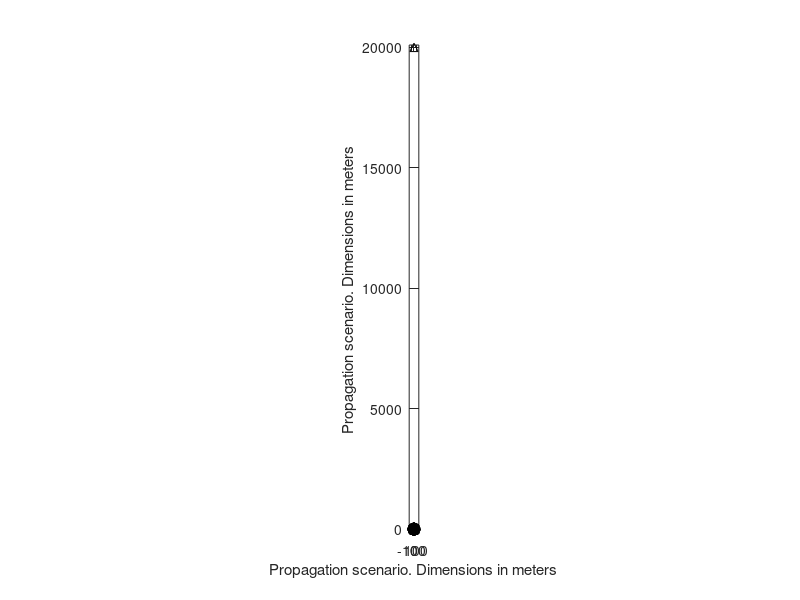

The MATLAB script that drew this image: (Note: this script raises an error after producing the figure.)
%
% p5oject562     % Epsiolon 15 degree
%
%=============================== RESET ==================================
clear
close all
clc
% basic inputs ==========================================================

fc=2000;                  % MHz  Carrier frequency
F=16;                     % sampling rate: fraction of wave length
V=10;                     %  m/s MS1 speed 
NFFT=128;                 % Number of points in FFT
Nsamples=1000             % Number of samples 
NSC = 100                 % number of point scatterers
avPower=-20;              % sigma^2  Average power 

lambdac=300/fc;    % m wavelength

% ================== BS diversity parameters ===========================

epsilon =15;        % (degree) angle between baseline between antennas and link direction
P = 1;               % separation between BS antennas in number of wavelengths 
Delta = P*lambdac;   % m actual separation between antennas
Nsims=50;            % number of simulations

% ======================== geometry inputs ===========================

dBS=20000;              % distance BS origin (m) beginning mobile route
BSx=dBS*cosd(90)  % location of transmitter (BS) x-coordinate
BSy=dBS*sind(90)  % location of transmitter (BS) y-coordinate

% Create a ring of point scatterers =========================================

D=100;                        % radius from origin
alpha=rand(NSC,1)*360;        % random draw of angles of arrival

SCx=D.*cosd(alpha);
SCy=D.*sind(alpha);

figure,plot(SCx,SCy,'k*', BSx,BSy,'k^'), hold on

% indirect parameters ===================================================

Dx=lambdac/F;      % m sampling spacing 
ts=Dx/V;          % s time sampling interval
fs=1/ts;           % Hz sampling frequency
kc=2*pi/lambdac;   % propagation constant

a=sqrt(10.^(avPower/10)/NSC)  % magnitude of echoes
sigma=sqrt(0.5*10.^(avPower/10))     % Rayleigh parameter

fm=V/lambdac;                % max Doppler shift

timeaxis=ts.*[0:Nsamples-1];

MS0=-V*timeaxis(end)/2;        % initial location of receiver (MS) x-coordinate

MSx=MS0+V.*timeaxis;  % MS route along x-axis
MSy=zeros(Nsamples);  % MS route along x-axis (y=0)
plot(MSx,MSy,'k')

MINx=min(min(BSx, SCx))-100;
MAXx=max(max(BSx, SCx))+100;
MINy=min(min(min(BSy, SCy)))-100;
MAXy=max(max(max(BSy, SCy)))+100;
axis([MINx MAXx MINy MAXy])
axis equal
xlabel('Propagation scenario. Dimensions in meters')
ylabel('Propagation scenario. Dimensions in meters')

m1=[];
m2=[];
divr=[];

for ii=0:Nsims

    % ============ create antenna separations =================
    
    BSx1=BSx+(ii*Delta/2)*sind(epsilon);
    BSx2=BSx-(ii*Delta/2)*sind(epsilon);
    
    BSy1=BSy+(ii*Delta/2)*cosd(epsilon);
    BSy2=BSy-(ii*Delta/2)*cosd(epsilon);
    
    % calculate distance matrix =============================================
    distBSSC1=sqrt((BSx1-SCx).^2+(BSy1-SCy).^2);
    distBSSC2=sqrt((BSx2-SCx).^2+(BSy2-SCy).^2);

    distBSSCext1=repmat(distBSSC1,1,Nsamples);
    distBSSCext2=repmat(distBSSC2,1,Nsamples);

    distSCMS=zeros(NSC,Nsamples);
    for ii=1:Nsamples
        distSCMS(:,ii)=sqrt((SCx-MSx(ii)).^2+SCy.^2);
    end

    distBSSCMS1=distBSSCext1+distSCMS;
    distBSSCMS2=distBSSCext2+distSCMS;

    % calculate complex envelope ===========================================
    ray1=a*exp(-j*kc*distBSSCMS1);
    ray2=a*exp(-j*kc*distBSSCMS2);

    r1=sum(ray1); m1aux=abs(r1);
    r2=sum(ray2); m2aux=abs(r2);
    
    divraux=max(m1aux,m2aux);

    m1=[m1 m1aux'];
    m2=[m2 m2aux'];
    divr=[divr divraux'];
    
    % =====================================================================

end  % of for loop


% ======= calculating diversity gain using CDF ====================


CDFxx1=[];CDFxx2=[];CDFxx3=[];
CDFyy1=[];CDFyy2=[];CDFyy3=[];

for ii=0:Nsims
    [CDFx1,CDFy1]=fCDF(20*log10(m1(:,ii+1)));
    [CDFx2,CDFy2]=fCDF(20*log10(m2(:,ii+1)));
    [CDFx3,CDFy3]=fCDF(20*log10(divr(:,ii+1)));

    CDFxx1=[CDFxx1 CDFx1']; CDFxx2=[CDFxx2 CDFx2']; CDFxx3=[CDFxx3 CDFx3'];
    CDFyy1=[CDFyy1 CDFy1']; CDFyy2=[CDFyy2 CDFy2']; CDFyy3=[CDFyy3 CDFy3'];

end



figure,semilogy(CDFxx1(:,1),CDFyy1(:,1), CDFxx3,CDFyy3)
xlabel('Relative received signal level (dB)')
ylabel('Probability the abscissa is not exceeded')

% ========== evolution of cross-correlation coeff ==============

rho=[];
for ii=1:Nsims
    rhoaux=xcorr(m1(:,ii)-mean(m1(:,ii)),m2(:,ii)-mean(m2(:,ii)),'coeff');
    rho=[rho rhoaux(length(m1))];
end


% Theoretical values of cross correlation

kk=D/dBS;
z1=kc*kk*sind(epsilon).*Delta*[0:Nsims-1];
z2=0.5*kk^2*kc*sqrt(1-(3*cosd(epsilon)^2/4)).*Delta*[0:Nsims-1];
rhotheoretical=besselj(0,z1).^2.*besselj(0,z2).^2;

figure,plot(Delta*[0:Nsims-1]/lambdac,rhotheoretical,'k',Delta*[0:Nsims-1]/lambdac,rho,'k.')
xlabel('Antenna separation (wavelengths)')
ylabel('Cross-correlation coefficient at BS')
legend('Theoretical', 'Simulated', 'Location', 'SouthWest');
